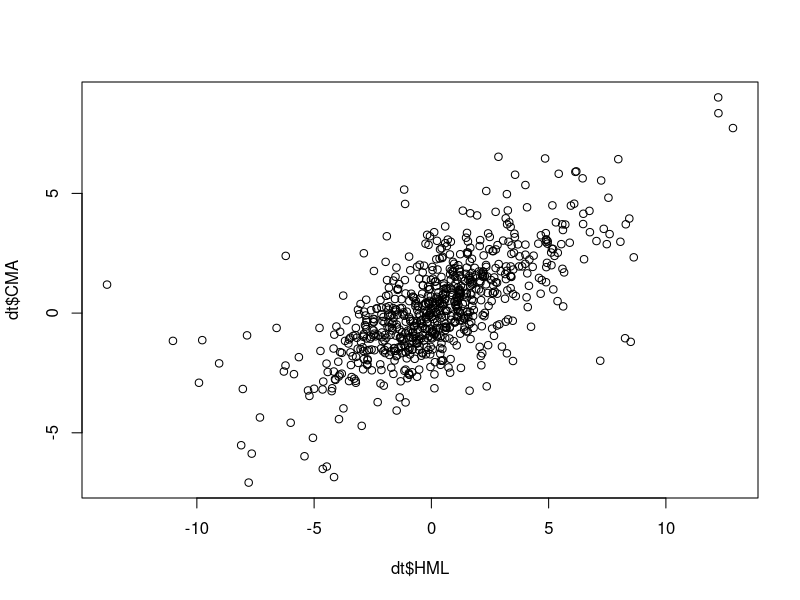

Here is the R script that generated this plot:
## ---- chunk 1
getwd()

library(readr)
dt <- read_csv("F-F_Research_Data_5_Factors_2x3.csv",
               skip = 4, n_max = 743,
               col_names = c("Date", "Mkt_RF", "SMB", "HML", "RMW", "CMA", "RF"))
View(dt)

cor_matrix <- cor(dt[, c("Mkt_RF", "SMB", "HML", "RMW", "CMA")])
print(cor_matrix)

plot(dt$HML, dt$CMA)

